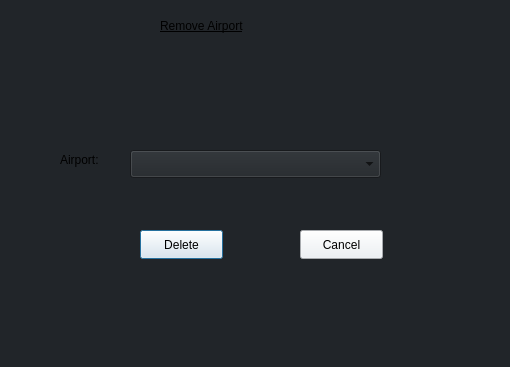
<?xml version="1.0" encoding="UTF-8"?>
<ui version="4.0">
 <class>Delete_Airport</class>
 <widget class="QDialog" name="Delete_Airport">
  <property name="geometry">
   <rect>
    <x>0</x>
    <y>0</y>
    <width>510</width>
    <height>367</height>
   </rect>
  </property>
  <property name="windowTitle">
   <string>Delete Airport</string>
  </property>
  <property name="styleSheet">
   <string notr="true">background-color: rgb(33, 37, 41);</string>
  </property>
  <widget class="QLabel" name="label">
   <property name="geometry">
    <rect>
     <x>160</x>
     <y>10</y>
     <width>241</width>
     <height>31</height>
    </rect>
   </property>
   <property name="styleSheet">
    <string notr="true">font: 700 18pt &quot;Segoe UI&quot;;
text-decoration: underline;</string>
   </property>
   <property name="text">
    <string>Remove Airport</string>
   </property>
  </widget>
  <widget class="QLabel" name="label_2">
   <property name="geometry">
    <rect>
     <x>60</x>
     <y>150</y>
     <width>63</width>
     <height>20</height>
    </rect>
   </property>
   <property name="styleSheet">
    <string notr="true">font: 700 9pt &quot;Segoe UI&quot;;</string>
   </property>
   <property name="text">
    <string>Airport:</string>
   </property>
  </widget>
  <widget class="QComboBox" name="comboBox">
   <property name="geometry">
    <rect>
     <x>130</x>
     <y>150</y>
     <width>251</width>
     <height>28</height>
    </rect>
   </property>
  </widget>
  <widget class="QPushButton" name="delete_button">
   <property name="geometry">
    <rect>
     <x>140</x>
     <y>230</y>
     <width>83</width>
     <height>29</height>
    </rect>
   </property>
   <property name="styleSheet">
    <string notr="true">background-color: rgb(235, 240, 245);
color: rgb(0, 0, 0);
font: 700 9pt &quot;Segoe UI&quot;;</string>
   </property>
   <property name="text">
    <string>Delete</string>
   </property>
  </widget>
  <widget class="QPushButton" name="cancel_button">
   <property name="geometry">
    <rect>
     <x>300</x>
     <y>230</y>
     <width>83</width>
     <height>29</height>
    </rect>
   </property>
   <property name="styleSheet">
    <string notr="true">background-color: rgb(235, 240, 245);
color: rgb(0, 0, 0);
font: 700 9pt &quot;Segoe UI&quot;;</string>
   </property>
   <property name="text">
    <string>Cancel</string>
   </property>
  </widget>
 </widget>
 <resources/>
 <connections/>
</ui>
